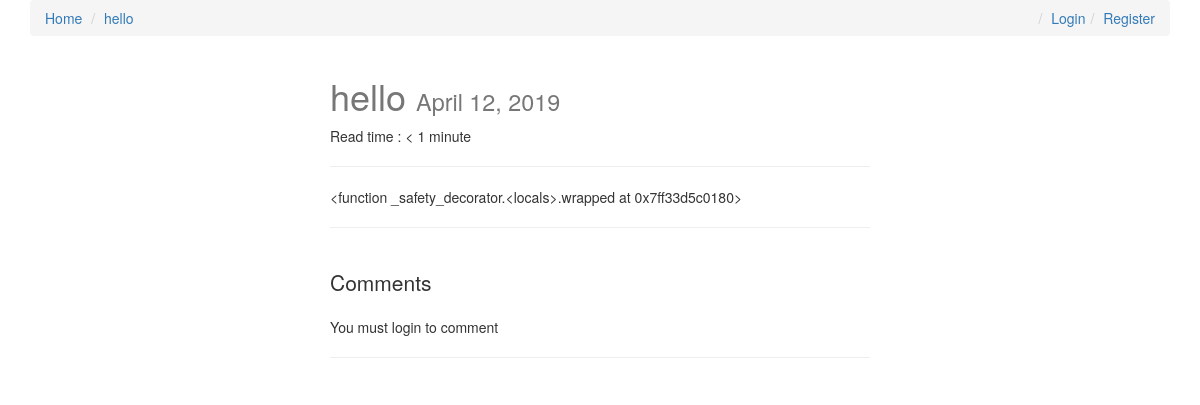
Page /hello-2/ on the earlier database version.
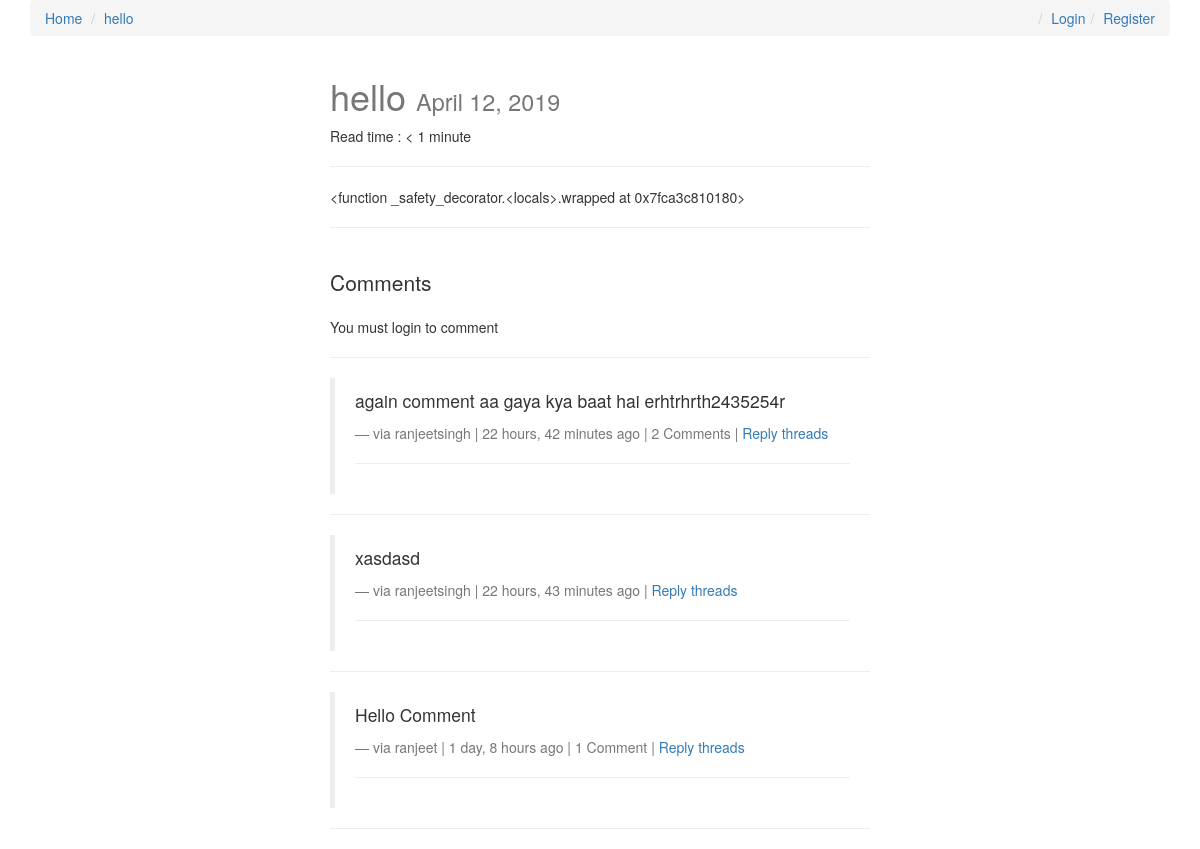
Same page on the later database version.
### posts/models.py (models this page shows, shortened)
class Post(models.Model):
    user = models.ForeignKey(settings.AUTH_USER_MODEL, default=1)
    title = models.CharField(max_length = 120)
    slug = models.SlugField(unique=True)
    image = models.ImageField(upload_to=upload_location, null=True, blank=True,
            width_field="width_field",
            height_field="height_field")
    height_field = models.IntegerField(default=0)
    width_field = models.IntegerField(default=0)
    draft = models.BooleanField(default=False)
    publish = models.DateField(auto_now=False, auto_now_add=False)
    content = models.TextField()
    updated = models.DateTimeField(auto_now = True, auto_now_add = False)
    timestamp = models.DateTimeField(auto_now = False, auto_now_add = True)
    read_time = models.IntegerField(default=0)
    objects = PostManager()
    def __str__(self):
        return self.title
    def get_absolute_url(self):
        return reverse("posts:detail", kwargs={"slug":self.slug})
    class Meta:
        ordering = ["-timestamp","-updated"]
    def get_markdown(self):
        content = self.content
        markdown_text = markdown(content)
        return mark_safe(markdown_text)
    @property
    def comments(self):
        qs = Comment.objects.filter_by_instance(self)
        return qs
    @property
    def get_content_type(self):
        content_type = ContentType.objects.get_for_model(self.__class__)
        return content_type

### comments/models.py (models this page shows, shortened)
class Comment(models.Model):
    user        = models.ForeignKey(settings.AUTH_USER_MODEL, default=1)
    content_type = models.ForeignKey(ContentType, on_delete=models.CASCADE)
    object_id = models.PositiveIntegerField()
    content_object = GenericForeignKey('content_type', 'object_id')
    parent      = models.ForeignKey("self", null=True, blank=True)
    content     = models.TextField()
    timestamp   = models.DateTimeField(auto_now_add=True)
    objects = CommentManager()
    class Meta:
        ordering = ['-timestamp']
    def __str__(self):
        return str(self.user.username)
    def get_absolute_url(self):
        return reverse("comments:thread", kwargs={"id": self.id})
    def children(self): #replies
        return Comment.objects.filter(parent=self)

### posts/views.py (the view, shortened to what this page needs)
# urls.py: url(r'^(?P<slug>[\w-]+)/$',views.post_detail,name="detail"),
def post_detail(request,slug=None):
    instance = get_object_or_404(Post,slug=slug)
    if instance.draft or instance.publish > timezone.now().date():
        if not request.user.is_staff or not request.user.is_superuser:
            raise Http404
    share_string = quote_plus(instance.content)
    read_time = get_read_time(instance.get_markdown())
    print(read_time)
    comments = instance.comments
    initial_data = {
        "content_type":instance.get_content_type,
        "object_id":instance.id
    }
    form = CommentForm(request.POST or None, initial=initial_data)
    context = {
        "instance":instance,
        "title" : "Detail",
        "share_string":share_string,
        "comments":comments,
        "comment_form":form
    }
    return render(request,"post_detail.html",context)

### comments/models.py (called while the page is built)
    def filter_by_instance(self, instance):
        content_type = ContentType.objects.get_for_model(instance.__class__)
        obj_id = instance.id
        qs = super(CommentManager, self).filter(content_type=content_type, object_id= obj_id).filter(parent=None)
        return qs

### posts/templatetags/urlify.py (called while the page is built)
@register.filter
def urlify(value):
    return quote_plus(value)

### posts/utils.py (called while the page is built)
def count_words(html_string):
    word_string = strip_tags(html_string)
    count = len(re.findall(r'\w+', word_string))
    return count

def get_read_time(html_string):
    count = count_words(html_string)
    read_time_min = math.ceil(count/200)
    return read_time_min

### templates/post_detail.html (shortened to what this page needs)
{% extends "base.html" %}
{% load urlify %}
{% load crispy_forms_tags %}
{% block post_detail_link %}
<li><a href="{{instance.get_absolute_url}}">{{instance.title}}</a></li>
{% endblock %}
{% block content %}
<div class="col-sm-6 col-sm-offset-3">
    <h1>{{instance.title}} <small>{{instance.publish}}</small> </h1>
    <p>Read time : {% if instance.read_time <= 1 %} < {{instance.read_time}} minute {% else %}{{instance.read_time}} minutes {% endif %} </p>
    <p>
        <hr />
    </p>
    <div class="row">
        <div class="col-sm-12">
            <div class="post-detail-item">{{instance.get_markdown }}</div>
            <hr />
            <br />
            <div>
                <p class="lead">Comments</p>
                {% if request.user.is_authenticated %}
                <form action="" method="POST">{% csrf_token %}
                    {{comment_form | crispy }}
                    <input type="submit" value="Post comment" class="btn btn-default">
                </form>
                {% else %}
                <p>You must login to comment</p>
                {% endif %}
                <hr />
                {% for comments in comments %}
                <blockquote>
                    <p> {{comments.content}}</p>
                    <footer>via {{ comments.user }} | {{ comments.timestamp|timesince }} ago |
                        {% if comments.children.count > 0 %}{{ comments.children.count }}
                        Comment{% if comments.children.count > 1 %}s{% endif %} | {% endif %} <a
                            class='comment-reply-btn' href='#'>Reply</a> <a href="{{comments.get_absolute_url}}">threads</a> </footer>
                    <hr>
                </blockquote>
                <hr />
                {% endfor %}
            </div>
        </div>
    </div>
</div>
{% endblock content %}

### templates/base.html (shortened to what this page needs)
{% load staticfiles %}
<!DOCTYPE html>
<html lang="en">
<head>
        <link rel="stylesheet" href="https://maxcdn.bootstrapcdn.com/bootstrap/3.3.6/css/bootstrap.min.css">
        <link rel="stylesheet" href="https://maxcdn.bootstrapcdn.com/bootstrap/3.3.6/css/bootstrap-theme.min.css">
    <link rel="stylesheet" href='{% static "css/base.css" %}' />
</head>
<body>
    <div class="container">
        <ol class="breadcrumb">
            <li><a href='{% url "posts:list" %}'>Home</a></li>
            {% block post_detail_link %}
            {% endblock %}
            {% if not request.user.is_authenticated %}
            <li class="pull-right"><a href='{% url "register" %}'>Register</a></li>
            <li class="pull-right"><a href='{% url "login" %}'>Login</a></li>
            {% else %}
            <li class="pull-right"><a href='{% url "logout" %}'>Logout</a></li>
            {% endif %}
        </ol>
        {% block content %}
        {% endblock content %}
    </div>
</body>
</html>

### static/css/base.css (style rules this page uses)
h1 { color: #777777; }

Differences in the rows shown:
computed for Post "hello": get_markdown "<function _safety_decorator.<locals>.wrapped at 0x7ff33d5c0180>" → "<function _safety_decorator.<locals>.wrapped at 0x7fca3c810180>"
added Comment: content "again comment aa gaya kya baat hai erhtrhrth2435254r", user "ranjeetsingh", timestamp "22 hours, 42 minutes", children.count "2"
added Comment: content "xasdasd", user "ranjeetsingh", timestamp "22 hours, 43 minutes"
added Comment: content "Hello Comment", user "ranjeet", timestamp "1 day, 8 hours", children.count "1"
